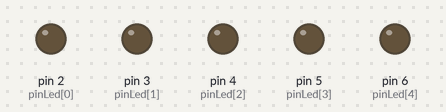
Recording of a sketch running on a simulated Arduino Uno, built with avr-gcc and run on an emulated ATmega328P. Shown: output pins drawn as LEDs (lit = HIGH).

Above: at 0.15 s.
At 1.35 s:
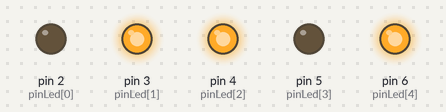
At 2.55 s:
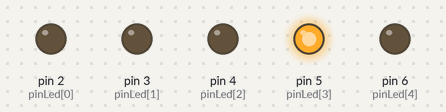
At 3.45 s:
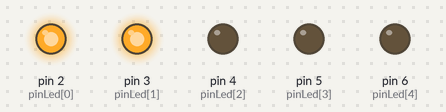
At 4.66 s:
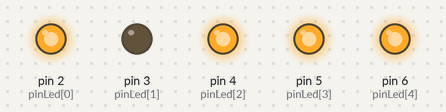
At 6.17 s:
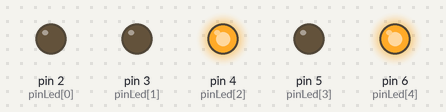
Timing chart, 0 to 6.9 s (numbered marks = the images above):
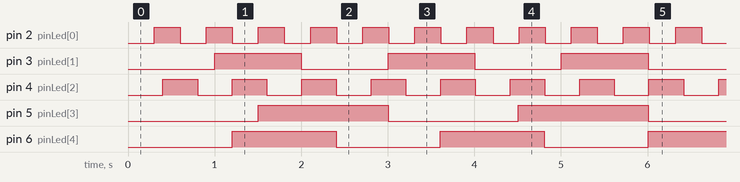

Measured:
- by itself, pin 2 (pinLed[0]): alternates HIGH for 0.30 s and LOW for 0.30 s
- by itself, pin 3 (pinLed[1]): alternates HIGH for 1.0 s and LOW for 1.0 s
- by itself, pin 4 (pinLed[2]): alternates HIGH for 0.40 s and LOW for 0.40 s
- by itself, pin 5 (pinLed[3]): alternates HIGH for 1.5 s and LOW for 1.5 s
- by itself, pin 6 (pinLed[4]): alternates HIGH for 1.2 s and LOW for 1.2 s

The sketch:

03_ejemplo_sin_estrucutra_funcion.ino
```cpp
#define cantidadLed 5
int pinLed[cantidadLed] = { 2, 3, 4, 5, 6 };
bool estadoLed[cantidadLed] = { false, false, false, false, false };
long tiempoLed[cantidadLed] = { 300, 1000, 400, 1500, 1200 };
long ultimoLed[cantidadLed] = { 0, 0, 0, 0, 0 };

void setup() {
  Serial.begin(9600);
  for (int i = 0; i < cantidadLed; i++) {
    pinMode(pinLed[i], OUTPUT);
  }
}

void loop() {
  for (int i = 0; i < cantidadLed; i++) {
    actualizarLed(pinLed[i], estadoLed[i], tiempoLed[i], ultimoLed[i]);
  }
}


void actualizarLed(int pin, bool &estado, long tiempo, long &ultimo) {
  float tiempoActual = millis();

  if (tiempoActual - ultimo > tiempo) {
    ultimo = tiempoActual;
    estado = !estado;
    if (estado) {
      digitalWrite(pin, HIGH);
    } else {
      digitalWrite(pin, LOW);
    }
  }
}
```
